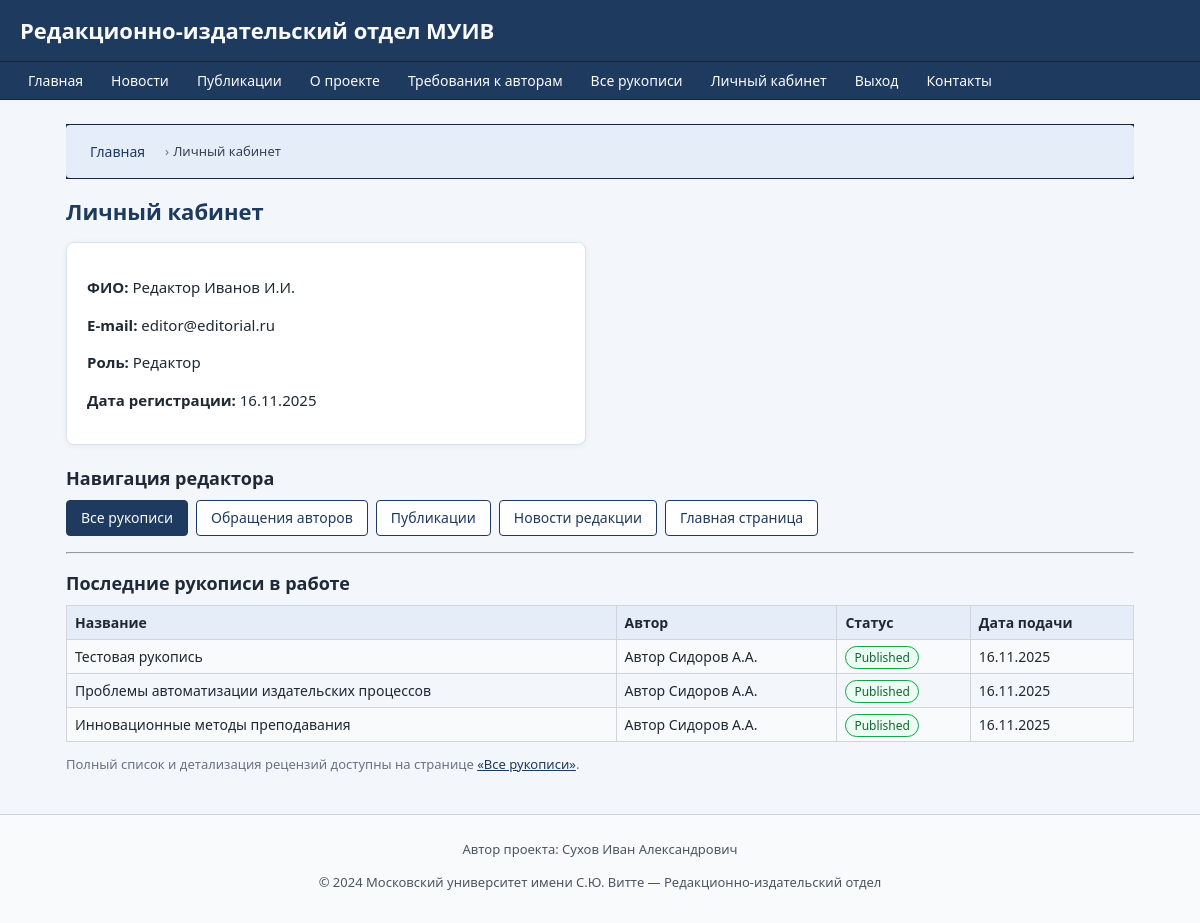
/lk (signed in), run on an earlier commit of the app's database.
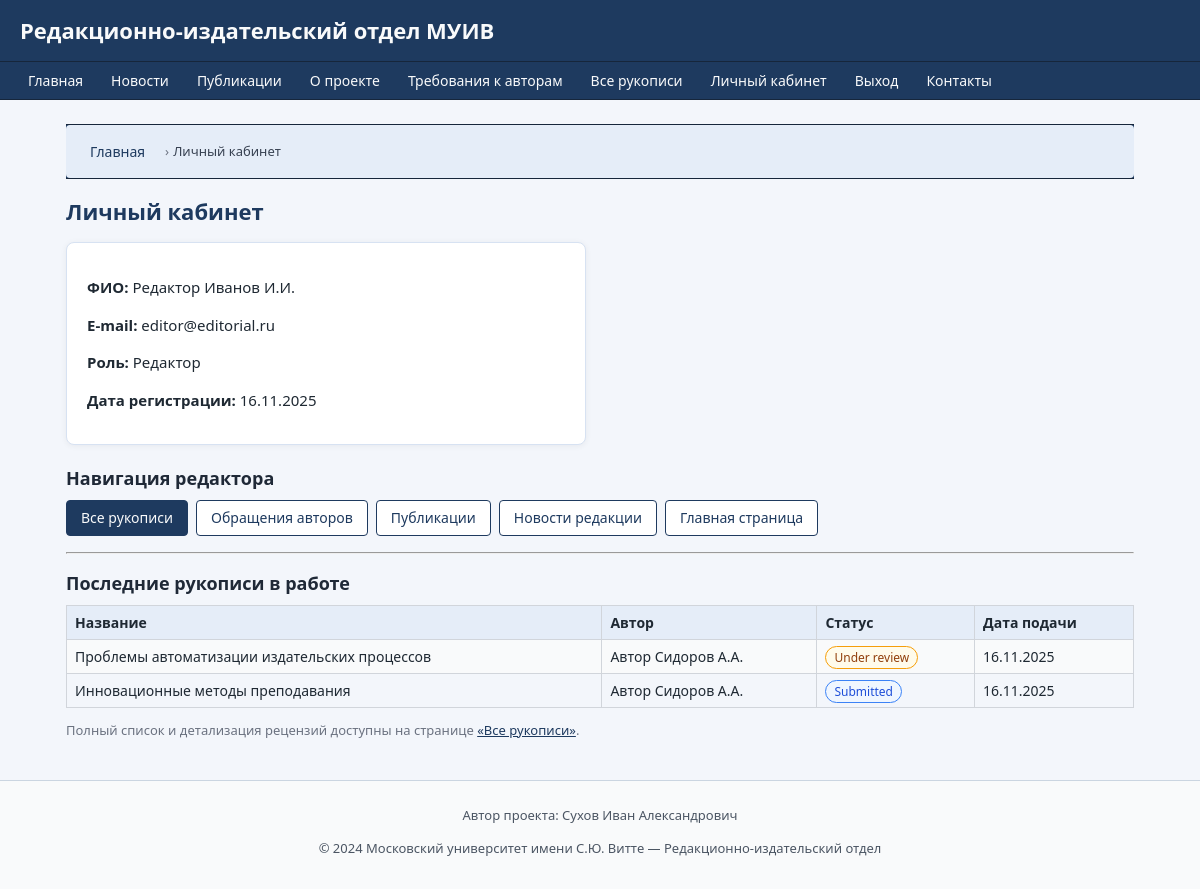
And on a later commit of the database.
### models.py (models this page shows)
class User(db.Model):
    __tablename__ = 'users'
    id = db.Column(db.Integer, primary_key=True)
    full_name = db.Column(db.String(128), nullable=False)
    email = db.Column(db.String(128), unique=True, nullable=False)
    password_hash = db.Column(db.String(128), nullable=False)
    role = db.Column(db.String(32), nullable=False)  # author, staff, reviewer, admin
    registered_at = db.Column(db.DateTime, default=datetime.utcnow)
    is_blocked = db.Column(db.Boolean, default=False)
    manuscripts = db.relationship('Manuscript', backref='author', lazy=True)
    reviews_made = db.relationship('Review', foreign_keys='Review.reviewer_id',
                                   backref='reviewer_user', lazy=True)
    messages_sent = db.relationship('Message', backref='sender', lazy=True)
    history_entries = db.relationship('ManuscriptHistory',
                                      backref='actor',
                                      lazy=True,
                                      foreign_keys='ManuscriptHistory.actor_id')

class Manuscript(db.Model):
    __tablename__ = 'manuscripts'
    id = db.Column(db.Integer, primary_key=True)
    title = db.Column(db.String(256), nullable=False)
    description = db.Column(db.Text)
    file_path = db.Column(db.String(256), nullable=False)
    status = db.Column(db.String(32), nullable=False, default='submitted')
    created_at = db.Column(db.DateTime, default=datetime.utcnow)
    updated_at = db.Column(db.DateTime, default=datetime.utcnow, onupdate=datetime.utcnow)
    author_id = db.Column(db.Integer, db.ForeignKey('users.id'), nullable=False)
    publication_id = db.Column(db.Integer, db.ForeignKey('publications.id'), nullable=True)
    reviews = db.relationship('Review', backref='manuscript', lazy=True)
    history = db.relationship('ManuscriptHistory',
                              backref='manuscript',
                              lazy=True,
                              order_by='ManuscriptHistory.created_at')

### routes.py (the view, shortened to what this page needs)
@routes.route('/lk')
@login_required()
def lk():
    user = current_user()
    author_manuscripts = []
    reviewer_reviews = []
    staff_manuscripts = []
    admin_stats = {}
    if user.role == 'author':
        author_manuscripts = Manuscript.query.filter_by(author_id=user.id).order_by(Manuscript.created_at.desc()).all()
    elif user.role == 'reviewer':
        reviewer_reviews = Review.query.filter_by(reviewer_id=user.id).order_by(Review.created_at.desc()).all()
    elif user.role == 'staff':
        staff_manuscripts = Manuscript.query.order_by(Manuscript.created_at.desc()).limit(20).all()
    return render_template(
        'auth/profile.html',  # здесь будет универсальный ЛК
        user=user,
        author_manuscripts=author_manuscripts,
        reviewer_reviews=reviewer_reviews,
        staff_manuscripts=staff_manuscripts,
        admin_stats=admin_stats,
        breadcrumbs=[
            ("Главная", url_for('routes.index')),
            ("Личный кабинет", None)
        ]
    )

### routes.py (called while the page is built)
def current_user():
    uid = session.get('user_id')
    if uid:
        return User.query.get(uid)
    return None

def login_required(role=None):
    def wrapper(f):
        from functools import wraps
        @wraps(f)
        def decorated_function(*args, **kwargs):
            user = current_user()
            if not user:
                flash("Для доступа требуется вход.", "warning")
                return redirect(url_for('routes.login'))
            if role and user.role != role:
                flash("Недостаточно прав.", "danger")
                return redirect(url_for('routes.index'))
            return f(*args, **kwargs)
        return decorated_function
    return wrapper

### templates/auth/profile.html (shortened to what this page needs)
{% extends "base.html" %}
{% block content %}
<h2>Личный кабинет</h2>
<div class="card" style="max-width: 520px; margin-bottom: 20px;">
    <p><b>ФИО:</b> {{ user.full_name }}</p>
    <p><b>E-mail:</b> {{ user.email }}</p>
    <p><b>Роль:</b>
        {% if user.role == 'author' %}
            Автор
        {% elif user.role == 'staff' %}
            Редактор
        {% elif user.role == 'reviewer' %}
            Рецензент
        {% elif user.role == 'admin' %}
            Администратор
        {% else %}
            {{ user.role }}
        {% endif %}
    </p>
    <p><b>Дата регистрации:</b> {{ user.registered_at.strftime('%d.%m.%Y') if user.registered_at else '' }}</p>
</div>
{% if user.role == 'staff' %}
    <h3>Навигация редактора</h3>
    <div class="lk-actions-grid">
        <a class="btn btn-primary" href="{{ url_for('routes.manuscript_list') }}">Все рукописи</a>
        <a class="btn btn-outline" href="{{ url_for('routes.contact') }}">Обращения авторов</a>
        <a class="btn btn-outline" href="{{ url_for('routes.publications') }}">Публикации</a>
        <a class="btn btn-outline" href="{{ url_for('routes.news') }}">Новости редакции</a>
        <a class="btn btn-outline" href="{{ url_for('routes.index') }}">Главная страница</a>
    </div>
    <hr>
    <h3>Последние рукописи в работе</h3>
    {% if staff_manuscripts %}
        <table class="table-striped">
            <tr>
                <th>Название</th>
                <th>Автор</th>
                <th>Статус</th>
                <th>Дата подачи</th>
            </tr>
            {% for m in staff_manuscripts %}
            <tr>
                <td>{{ m.title }}</td>
                <td>{{ m.author.full_name if m.author else "-" }}</td>
                <td>
                    <span class="manuscript-status status-{{ m.status }}">
                        {{ m.status|replace('_', ' ')|capitalize }}
                    </span>
                </td>
                <td>{{ m.created_at.strftime('%d.%m.%Y') if m.created_at else '' }}</td>
            </tr>
            {% endfor %}
        </table>
        <p class="hint">
            Полный список и детализация рецензий доступны на странице
            <a href="{{ url_for('routes.manuscript_list') }}">«Все рукописи»</a>.
        </p>
    {% else %}
        <p>Рукописи для обработки пока не найдены.</p>
    {% endif %}
{% endif %}
{% endblock %}

### templates/base.html (shortened to what this page needs)
<!DOCTYPE html>
<html lang="ru">
<head>
    <link rel="stylesheet" href="{{ url_for('static', filename='css/main.css') }}">
    <link rel="stylesheet" href="{{ url_for('static', filename='css/custom.css') }}">
</head>
<body>
    <header>
        <h1>Редакционно-издательский отдел МУИВ</h1>
    </header>
    <nav>
        <ul>
            <li><a href="{{ url_for('routes.index') }}">Главная</a></li>
            <li><a href="{{ url_for('routes.news') }}">Новости</a></li>
            <li><a href="{{ url_for('routes.publications') }}">Публикации</a></li>
            <li><a href="{{ url_for('routes.about') }}">О проекте</a></li>
            <li><a href="{{ url_for('routes.author_rules') }}">Требования к авторам</a></li>
            {% if user %}
                {% if user.role == 'author' %}
                    <li><a href="{{ url_for('routes.submit_manuscript') }}">Подать рукопись</a></li>
                    <li><a href="{{ url_for('routes.manuscript_status') }}">Мои рукописи</a></li>
                {% elif user.role == 'staff' %}
                    <li><a href="{{ url_for('routes.manuscript_list') }}">Все рукописи</a></li>
                {% elif user.role == 'reviewer' %}
                    <li><a href="{{ url_for('routes.manuscript_list') }}">Рецензирование</a></li>
                {% elif user.role == 'admin' %}
                    <li><a href="{{ url_for('routes.admin_dashboard') }}">Админка</a></li>
                {% endif %}
                <li><a href="{{ url_for('routes.lk') }}">Личный кабинет</a></li>
                <li><a href="{{ url_for('routes.logout') }}">Выход</a></li>
            {% else %}
                <li><a href="{{ url_for('routes.login') }}">Вход</a></li>
                <li><a href="{{ url_for('routes.register') }}">Регистрация</a></li>
            {% endif %}
            <li><a href="{{ url_for('routes.contact') }}">Контакты</a></li>
        </ul>
    </nav>
    <div class="container">
        {% if breadcrumbs %}
            <nav class="breadcrumbs">
                <ul>
                    {% for title, url in breadcrumbs %}
                        <li>
                            {% if url %}
                                <a href="{{ url }}">{{ title }}</a>
                            {% else %}
                                <span>{{ title }}</span>
                            {% endif %}
                        </li>
                    {% endfor %}
                </ul>
            </nav>
        {% endif %}
        {% block content %}{% endblock %}
    </div>
    <footer style="text-align: center;">
        <p>Автор проекта: Сухов Иван Александрович</p>
        <p>&copy; 2024 Московский университет имени С.Ю. Витте — Редакционно-издательский отдел</p>
    </footer>
</body>
</html>

### static/css/main.css (style rules this page uses)
* { box-sizing: border-box; }
html, body { margin: 0; padding: 0; }
body { font-family: system-ui, -apple-system, BlinkMacSystemFont, "Segoe UI", sans-serif; font-size: 15px; line-height: 1.5; background: #f3f6fb; color: #1f2933; }
header { background: #1e3a5f; padding: 14px 20px; }
header h1 { margin: 0; font-size: 22px; font-weight: 700; color: #f9fafb; }
nav { background: #1e3a5f; border-top: 1px solid #16263b; border-bottom: 1px solid #16263b; }
nav ul { list-style: none; margin: 0; padding: 0 16px; display: flex; flex-wrap: wrap; gap: 4px; }
nav li { margin: 0; padding: 0; }
nav a { display: block; padding: 8px 12px; text-decoration: none; font-size: 14px; color: #f9fafb; border-radius: 4px; }
.container { max-width: 1100px; margin: 24px auto 40px auto; padding: 0 16px; }
.breadcrumbs { margin-bottom: 16px; }
.breadcrumbs ul { list-style: none; margin: 0; padding: 8px 12px; display: flex; flex-wrap: wrap; gap: 4px; background: #e5edf8; border-radius: 4px; font-size: 13px; }
.breadcrumbs li { display: flex; align-items: center; }
.breadcrumbs li + li::before { content: "›"; margin: 0 4px; color: #6b7280; }
.breadcrumbs a { text-decoration: none; color: #1e3a5f; }
.breadcrumbs span { color: #374151; }
.card { background: #ffffff; border: 1px solid #d7e2f2; border-radius: 8px; padding: 18px 20px; box-shadow: 0 1px 6px rgba(15, 23, 42, 0.06); margin-bottom: 18px; }
.btn { display: inline-block; padding: 7px 14px; font-size: 14px; line-height: 1.4; border-radius: 4px; border: 1px solid transparent; cursor: pointer; text-decoration: none; text-align: center; white-space: nowrap; transition: background 0.15s ease, color 0.15s ease, border-color 0.15s ease, transform 0.08s ease; }
.btn-primary { background: #1e3a5f; color: #f9fafb; border-color: #1e3a5f; }
.btn-outline { background: #ffffff; color: #1e3a5f; border-color: #1e3a5f; }
table { border-collapse: collapse; width: 100%; }
.table-striped th, .table-striped td { border: 1px solid #d1d5db; padding: 6px 8px; font-size: 14px; }
.table-striped th { background: #e5edf8; text-align: left; }
.table-striped tr:nth-child(even) td { background: #f9fafb; }
.manuscript-status { padding: 2px 8px; border-radius: 999px; font-size: 12px; border: 1px solid #d1d5db; background: #f3f4f6; white-space: nowrap; }
.status-submitted { border-color: #3b82f6; background: #eff6ff; color: #1d4ed8; }
.status-under_review { border-color: #f59e0b; background: #fffbeb; color: #92400e; }
footer { border-top: 1px solid #cbd5e1; padding: 12px 16px 18px 16px; background: #f9fafb; font-size: 13px; color: #4b5563; text-align: center; }
.lk-actions-grid { display: flex; flex-wrap: wrap; gap: 8px; margin-bottom: 16px; }

### static/css/custom.css (style rules this page uses)
h2 { margin-top: 0; margin-bottom: 14px; font-size: 22px; color: #1e3a5f; }
h3 { margin-top: 16px; margin-bottom: 8px; font-size: 18px; color: #1f2937; }
.hint { font-size: 13px; color: #6b7280; }
a { color: #1e3a5f; }

What changed in the data, as far as the page shows it:
removed Manuscript: title "Тестовая рукопись", author "Автор Сидоров А.А.", status "Published", created_at "16.11.2025"
changed Manuscript "Проблемы автоматизации издательских процессов": status "Published" → "Under review"
changed Manuscript "Инновационные методы преподавания": status "Published" → "Submitted"
